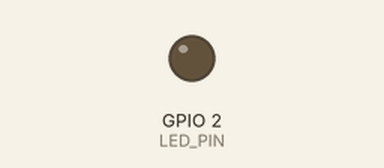
Simulated run of this sketch. Board: ESP8266 (NodeMCU). On the bench: output pins drawn as LEDs (lit = HIGH). WiFi joins after 1.5 s; servers stay silent unless stated; what the sketch prints to the serial monitor is not drawn.

Above: at 7.7 s.
At 9.2 s:
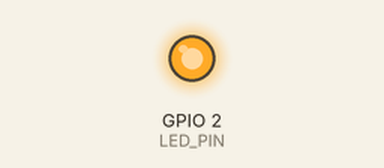
Timing chart, 0 to 10.7 s (numbered marks = the images above):
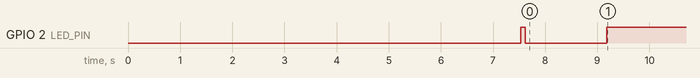

The sketch:

WiFiSense.ino
```cpp
#include <ESP8266WiFi.h>

const char* ssid = "YOUR_SSID";
const char* password = "YOUR_PASSWORD";

const int LED_PIN = 2;

float kalmanGain = 0.15;
float estimate = -55;
float estimateError = 1;
float measurementError = 0.3;

const int WINDOW_SIZE = 40;
const int LONG_WINDOW = 100;
float rssiWindow[WINDOW_SIZE];
float rssiLongWindow[LONG_WINDOW];
int windowIndex = 0;
int longWindowIndex = 0;

float smoothedRSSI = -55;
float smoothAlpha = 0.15;

float baseline = -55;
float baselineVariance = 1.0;
float adaptiveAlpha = 0.008;
float adaptiveBeta = 0.005;

float slowMovementThreshold = 1.8;
float fastMovementThreshold = 3.5;
float zScoreThreshold = 2.5;

int disturbanceCounter = 0;
int persistenceRequired = 3;

int totalDetections = 0;
unsigned long lastDetectionTime = 0;
unsigned long sessionStartTime = 0;

String currentMotionIntensity = "CALM";
int confidenceScore = 0;

float signalQuality = 0;
float rateOfChange = 0;
bool signalStable = true;

float kalmanFilter(float measurement) {
  float priorEstimate = estimate;
  float priorError = estimateError + 0.15;

  kalmanGain = priorError / (priorError + measurementError);
  estimate = priorEstimate + kalmanGain * (measurement - priorEstimate);
  estimateError = (1 - kalmanGain) * priorError;

  return estimate;
}

float exponentialSmoothing(float measurement) {
  smoothedRSSI = smoothAlpha * measurement + (1 - smoothAlpha) * smoothedRSSI;
  return smoothedRSSI;
}

float analyzeWindowVariance() {
  float mean = 0;
  for(int i = 0; i < WINDOW_SIZE; i++) {
    mean += rssiWindow[i];
  }
  mean /= WINDOW_SIZE;

  float variance = 0;
  for(int i = 0; i < WINDOW_SIZE; i++) {
    variance += pow(rssiWindow[i] - mean, 2);
  }
  variance /= WINDOW_SIZE;

  return sqrt(variance);
}

float analyzeLongTermVariance() {
  float mean = 0;
  for(int i = 0; i < LONG_WINDOW; i++) {
    mean += rssiLongWindow[i];
  }
  mean /= LONG_WINDOW;

  float variance = 0;
  for(int i = 0; i < LONG_WINDOW; i++) {
    variance += pow(rssiLongWindow[i] - mean, 2);
  }
  variance /= LONG_WINDOW;

  return sqrt(variance);
}

float detectRateOfChange() {
  if(windowIndex < 5) return 0;

  float recentMean = 0;
  for(int i = 0; i < 5; i++) {
    recentMean += rssiWindow[(windowIndex - i + WINDOW_SIZE) % WINDOW_SIZE];
  }
  recentMean /= 5;

  float oldMean = 0;
  for(int i = 5; i < 10; i++) {
    oldMean += rssiWindow[(windowIndex - i + WINDOW_SIZE) % WINDOW_SIZE];
  }
  oldMean /= 5;

  return abs(recentMean - oldMean);
}

float detectPeak() {
  if(windowIndex < 2) return 0;

  float current = rssiWindow[windowIndex - 1];
  float previous = rssiWindow[(windowIndex - 2 + WINDOW_SIZE) % WINDOW_SIZE];
  float older = rssiWindow[(windowIndex - 3 + WINDOW_SIZE) % WINDOW_SIZE];

  float delta1 = abs(current - previous);
  float delta2 = abs(previous - older);

  if(delta1 > (delta2 + 1)) {
    return delta1;
  }
  return 0;
}

float calculateZScore() {
  float mean = 0;
  for(int i = 0; i < WINDOW_SIZE; i++) {
    mean += rssiWindow[i];
  }
  mean /= WINDOW_SIZE;

  float variance = 0;
  for(int i = 0; i < WINDOW_SIZE; i++) {
    variance += pow(rssiWindow[i] - mean, 2);
  }
  variance /= WINDOW_SIZE;
  float stdDev = sqrt(variance);

  if(stdDev < 0.1) stdDev = 0.1;

  float current = rssiWindow[windowIndex - 1];
  return abs((current - mean) / stdDev);
}

void updateSignalQuality() {
  float variance = analyzeWindowVariance();
  float longVariance = analyzeLongTermVariance();

  signalQuality = max(0.0f, 100.0f - (longVariance * 20.0f));
  signalQuality = min(100.0f, signalQuality);

  signalStable = (longVariance < 2.5);
}

int calculateAdvancedConfidence(float variance, float rateOfChange, float peak) {
  float conf = 0;

  if(variance > fastMovementThreshold) {
    conf = 75;
  } else if(variance > slowMovementThreshold) {
    conf = 50;
  } else {
    conf = 15;
  }

  if(rateOfChange > 2) {
    conf += 15;
  }

  if(peak > 2) {
    conf += 10;
  }

  float zScore = calculateZScore();
  if(zScore > zScoreThreshold) {
    conf += 10;
  }

  return min((int)conf, 100);
}

String getMotionIntensity(float variance, float rateOfChange) {
  if(variance > fastMovementThreshold && rateOfChange > 2.5) {
    return "SPRINT";
  } else if(variance > fastMovementThreshold) {
    return "FAST";
  } else if(variance > slowMovementThreshold && rateOfChange > 1) {
    return "WALKING";
  } else if(variance > slowMovementThreshold) {
    return "SLOW";
  } else {
    return "CALM";
  }
}

void setup() {
  Serial.begin(115200);
  pinMode(LED_PIN, OUTPUT);

  WiFi.begin(ssid, password);

  Serial.println("\n\n========== WiFi Presence Detector ==========");
  Serial.println("Connecting to WiFi...");

  while (WiFi.status() != WL_CONNECTED) {
    delay(500);
    Serial.print(".");
  }

  Serial.println("\nWiFi Connected!");
  Serial.println("Starting calibration...\n");

  for(int i = 0; i < 200; i++) {
    float rssi = WiFi.RSSI();
    baseline = baseline * 0.95 + rssi * 0.05;
    smoothedRSSI = exponentialSmoothing(rssi);
    delay(30);
  }

  Serial.println("Calibration complete!");
  Serial.println("Baseline: " + String(baseline));
  Serial.println("\nOpening Tools > Serial Plotter...");
  Serial.println("==========================================\n");

  sessionStartTime = millis();
}

void loop() {
  int rawRSSI = WiFi.RSSI();

  float kalmanFiltered = kalmanFilter(rawRSSI);
  float smoothFiltered = exponentialSmoothing(kalmanFiltered);

  rssiWindow[windowIndex] = smoothFiltered;
  rssiLongWindow[longWindowIndex] = smoothFiltered;

  windowIndex = (windowIndex + 1) % WINDOW_SIZE;
  longWindowIndex = (longWindowIndex + 1) % LONG_WINDOW;

  float variance = analyzeWindowVariance();
  rateOfChange = detectRateOfChange();
  float peak = detectPeak();

  updateSignalQuality();

  baseline = baseline * (1 - adaptiveAlpha) + smoothFiltered * adaptiveAlpha;
  baselineVariance = baselineVariance * (1 - adaptiveBeta) + variance * adaptiveBeta;

  float zScore = calculateZScore();
  confidenceScore = calculateAdvancedConfidence(variance, rateOfChange, peak);
  currentMotionIntensity = getMotionIntensity(variance, rateOfChange);

  bool varianceDetection = (variance > slowMovementThreshold);
  bool zScoreDetection = (zScore > zScoreThreshold);
  bool peakDetection = (peak > 2.0);
  bool rateDetection = (rateOfChange > 1.5);

  bool motion = varianceDetection || (zScoreDetection && peakDetection);

  if(motion) {
    disturbanceCounter++;
  } else {
    disturbanceCounter = 0;
  }

  bool detected = (disturbanceCounter >= persistenceRequired);

  if(detected) {
    digitalWrite(LED_PIN, LOW);
    if(disturbanceCounter == persistenceRequired) {
      totalDetections++;
      lastDetectionTime = millis();
    }
  } else {
    digitalWrite(LED_PIN, HIGH);
  }

  Serial.print("Raw:");
  Serial.print(rawRSSI);
  Serial.print(",");

  Serial.print("Kalman:");
  Serial.print(kalmanFiltered);
  Serial.print(",");

  Serial.print("Smooth:");
  Serial.print(smoothFiltered);
  Serial.print(",");

  Serial.print("Baseline:");
  Serial.print(baseline);
  Serial.print(",");

  Serial.print("Variance:");
  Serial.print(variance);
  Serial.print(",");

  Serial.print("ZScore:");
  Serial.print(zScore);
  Serial.print(",");

  Serial.print("Confidence:");
  Serial.println(confidenceScore);

  Serial.print("[");
  Serial.print(currentMotionIntensity);
  Serial.print("] Conf:");
  Serial.print(confidenceScore);
  Serial.print("% | Quality:");
  Serial.print((int)signalQuality);
  Serial.print("% | Rate:");
  Serial.print(rateOfChange, 1);
  Serial.print(" | Total:");
  Serial.println(totalDetections);

  delay(35);
}
```

Measured:
- by itself, GPIO 2 (LED_PIN): LOW → HIGH at 7.5 s, → LOW 0.09 s later, → HIGH 1.6 s later
